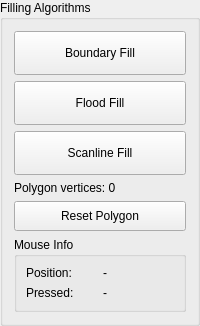
         <widget class="QGroupBox" name="fillSectionGroupBox">
          <property name="title">
           <string>Filling Algorithms</string>
          </property>
          <layout class="QVBoxLayout" name="fillSectionLayout">
           <item>
            <widget class="QPushButton" name="boundary_fill">
             <property name="minimumSize">
              <size>
               <width>0</width>
               <height>44</height>
              </size>
             </property>
             <property name="styleSheet">
              <string notr="true">QPushButton {
    background-color: rgb(255, 82, 82);
    color: black;            /* Ensures text stays readable on bright cyan */

    border-radius: 4px;
}

QPushButton:hover {
    background-color: rgb(200, 60, 60); 
}background-color: red;</string>
             </property>
             <property name="text">
              <string>Boundary Fill</string>
             </property>
            </widget>
           </item>
           <item>
            <widget class="QPushButton" name="flood_fill">
             <property name="minimumSize">
              <size>
               <width>0</width>
               <height>44</height>
              </size>
             </property>
             <property name="styleSheet">
              <string notr="true">QPushButton {
    background-color: rgb(64, 158, 255);
    color: black;            /* Ensures text stays readable on bright cyan */

    border-radius: 4px;
}

QPushButton:hover {
    background-color: rgb(40, 120, 200); 
}background-color: red;</string>
             </property>
             <property name="text">
              <string>Flood Fill</string>
             </property>
            </widget>
           </item>
           <item>
            <widget class="QPushButton" name="scanline_fill">
             <property name="minimumSize">
              <size>
               <width>0</width>
               <height>44</height>
              </size>
             </property>
             <property name="styleSheet">
              <string notr="true">QPushButton {
    background-color: rgb(180, 210, 60);
    color: black;            /* Ensures text stays readable on bright cyan */

    border-radius: 4px;
}

QPushButton:hover {
    background-color: rgb(140, 165, 40); 
}background-color: red;</string>
             </property>
             <property name="text">
              <string>Scanline Fill</string>
             </property>
            </widget>
           </item>
           <item>
            <widget class="QLabel" name="polygon_info">
             <property name="text">
              <string>Polygon vertices: 0</string>
             </property>
             <property name="wordWrap">
              <bool>true</bool>
             </property>
            </widget>
           </item>
           <item>
            <widget class="QPushButton" name="reset_polygon">
             <property name="minimumSize">
              <size>
               <width>0</width>
               <height>30</height>
              </size>
             </property>
             <property name="toolTip">
              <string>Forget the collected vertices and start a new polygon</string>
             </property>
             <property name="text">
              <string>Reset Polygon</string>
             </property>
            </widget>
           </item>
           <item>
            <widget class="QGroupBox" name="mouseGroupBox4">
             <property name="title">
              <string>Mouse Info</string>
             </property>
             <layout class="QVBoxLayout" name="mouseGroupLayout4">
              <item>
               <layout class="QHBoxLayout" name="mouseMoveLayout4">
                <item>
                 <widget class="QLabel" name="mouseMoveCaption4">
                  <property name="text">
                   <string>Position:</string>
                  </property>
                 </widget>
                </item>
                <item>
                 <widget class="QLabel" name="mouse_movement_4">
                  <property name="text">
                   <string>-</string>
                  </property>
                 </widget>
                </item>
               </layout>
              </item>
              <item>
               <layout class="QHBoxLayout" name="mousePressLayout4">
                <item>
                 <widget class="QLabel" name="mousePressCaption4">
                  <property name="text">
                   <string>Pressed:</string>
                  </property>
                 </widget>
                </item>
                <item>
                 <widget class="QLabel" name="mouse_pressed_4">
                  <property name="text">
                   <string>-</string>
                  </property>
                 </widget>
                </item>
               </layout>
              </item>
             </layout>
            </widget>
           </item>
          </layout>
         </widget>
